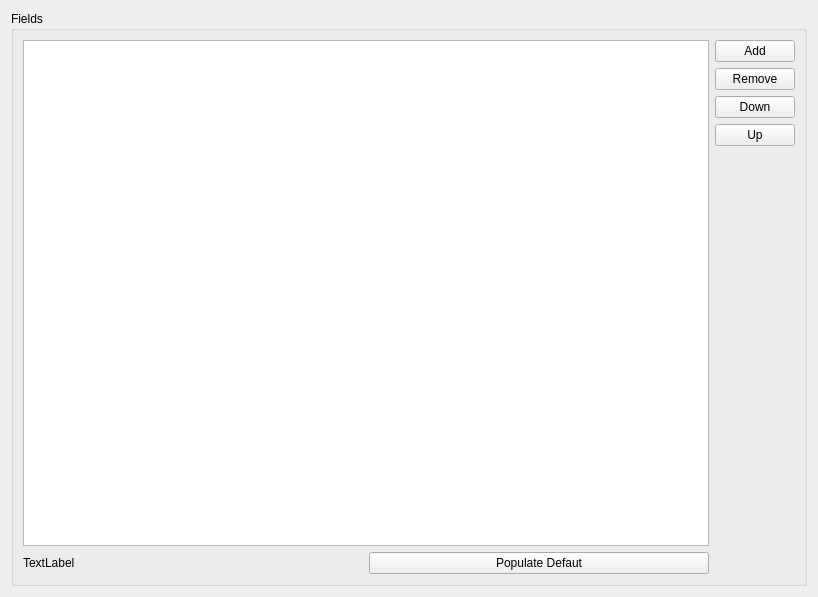
<?xml version="1.0" encoding="UTF-8"?>
<ui version="4.0">
 <class>ProjectManager::ProjectAttributesWizardPage</class>
 <widget class="QWizardPage" name="ProjectManager::ProjectAttributesWizardPage">
  <property name="geometry">
   <rect>
    <x>0</x>
    <y>0</y>
    <width>818</width>
    <height>597</height>
   </rect>
  </property>
  <property name="windowTitle">
   <string>WizardPage</string>
  </property>
  <property name="title">
   <string>Logging Attributes</string>
  </property>
  <property name="subTitle">
   <string>Select Logging Fields, IP Address and Port number</string>
  </property>
  <layout class="QHBoxLayout" name="horizontalLayout_3">
   <item>
    <widget class="QGroupBox" name="groupBox">
     <property name="title">
      <string>Fields</string>
     </property>
     <layout class="QHBoxLayout" name="horizontalLayout_2">
      <item>
       <layout class="QVBoxLayout" name="verticalLayout_2">
        <item>
         <widget class="QTableView" name="fieldTableView"/>
        </item>
        <item>
         <layout class="QHBoxLayout" name="horizontalLayout">
          <item>
           <widget class="QLabel" name="errorLabel">
            <property name="text">
             <string>TextLabel</string>
            </property>
           </widget>
          </item>
          <item>
           <widget class="QPushButton" name="populateDefaultPushButton">
            <property name="text">
             <string>Populate Defaut</string>
            </property>
           </widget>
          </item>
         </layout>
        </item>
       </layout>
      </item>
      <item>
       <layout class="QVBoxLayout" name="verticalLayout">
        <item>
         <widget class="QPushButton" name="addPushButton">
          <property name="text">
           <string>Add</string>
          </property>
         </widget>
        </item>
        <item>
         <widget class="QPushButton" name="removePushButton">
          <property name="text">
           <string>Remove</string>
          </property>
         </widget>
        </item>
        <item>
         <widget class="QPushButton" name="moveDownPushButton">
          <property name="text">
           <string>Down</string>
          </property>
         </widget>
        </item>
        <item>
         <widget class="QPushButton" name="moveUpPushButton">
          <property name="text">
           <string>Up</string>
          </property>
         </widget>
        </item>
        <item>
         <spacer name="verticalSpacer_2">
          <property name="orientation">
           <enum>Qt::Vertical</enum>
          </property>
          <property name="sizeHint" stdset="0">
           <size>
            <width>20</width>
            <height>40</height>
           </size>
          </property>
         </spacer>
        </item>
       </layout>
      </item>
     </layout>
    </widget>
   </item>
   <item>
    <layout class="QVBoxLayout" name="verticalLayout_3"/>
   </item>
  </layout>
 </widget>
 <resources/>
 <connections/>
</ui>
